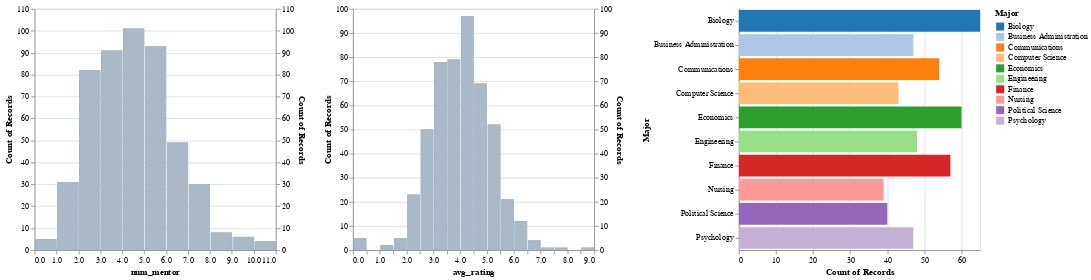

Notebook source saved alongside this figure:
### Code cell
#Interactive Altair visualization
#display histograms of data,sliced by a given attribute

#first, create a filter
major_filter=alt.selection_multi(fields=["Major"])
major_chart=alt.Chart().mark_bar().encode(
    x="count()",
    y=alt.Y("Major:N"),
    color=alt.condition(major_filter,
                        alt.Color("Major:N",scale=alt.Scale(scheme='category20')),
                        alt.value("lightgray"))
).properties(width=300,height=300,selection=major_filter)

# A function that generates a histogram of filtered data.
def filtered_hist(field, label, filter):
  """Creates a layered chart of histograms.
  The first layer (light gray) contains the histogram of the full data, and the
  second contains the histogram of the filtered data.
  Args:
    field: the field for which to generate the histogram.
    label: String label of the histogram.
    filter: an alt.Selection object to be used to filter the data.
  """
  base = alt.Chart().mark_bar().encode(
      x=alt.X(field, bin=alt.Bin(maxbins=20), title=label),
      y="count()").properties(width=300)
  return alt.layer(
      base.transform_filter(filter),
      base.encode(color=alt.value('lightgray'), opacity=alt.value(.7)),
  ).resolve_scale(y='independent')

# Create a chart for the count, and one for the mean.
alt.hconcat(
    filtered_hist('num_mentor', 'num_mentor', major_filter),
    filtered_hist('avg_rating', 'avg_rating', major_filter),
    major_chart,
    data=df_mentee)

### Figure 1 — Vega-Lite specification as saved in the notebook (floating-point values rounded to 4 significant figures; data arrays with more than 128 entries replaced by an {"elided": "..."} marker saying what was removed)
{"config": {"view": {"continuousWidth": 400, "continuousHeight": 300}}, "hconcat": [{"layer": [{"mark": "bar", "encoding": {"x": {"bin": {"maxbins": 20}, "field": "num_mentor", "title": "num_mentor", "type": "quantitative"}, "y": {"aggregate": "count", "type": "quantitative"}}, "transform": [{"filter": {"selection": "selector001"}}], "width": 300}, {"mark": "bar", "encoding": {"color": {"value": "lightgray"}, "opacity": {"value": 0.7}, "x": {"bin": {"maxbins": 20}, "field": "num_mentor", "title": "num_mentor", "type": "quantitative"}, "y": {"aggregate": "count", "type": "quantitative"}}, "width": 300}], "resolve": {"scale": {"y": "independent"}}}, {"layer": [{"mark": "bar", "encoding": {"x": {"bin": {"maxbins": 20}, "field": "avg_rating", "title": "avg_rating", "type": "quantitative"}, "y": {"aggregate": "count", "type": "quantitative"}}, "transform": [{"filter": {"selection": "selector001"}}], "width": 300}, {"mark": "bar", "encoding": {"color": {"value": "lightgray"}, "opacity": {"value": 0.7}, "x": {"bin": {"maxbins": 20}, "field": "avg_rating", "title": "avg_rating", "type": "quantitative"}, "y": {"aggregate": "count", "type": "quantitative"}}, "width": 300}], "resolve": {"scale": {"y": "independent"}}}, {"mark": "bar", "encoding": {"color": {"condition": {"field": "Major", "scale": {"scheme": "category20"}, "type": "nominal", "selection": "selector001"}, "value": "lightgray"}, "x": {"aggregate": "count", "type": "quantitative"}, "y": {"field": "Major", "type": "nominal"}}, "height": 300, "selection": {"selector001": {"type": "multi", "fields": ["Major"]}}, "width": 300}], "data": {"name": "data-7b5042d3ab39f484c732dc6b7372f2f0"}, "$schema": "https://vega.github.io/schema/vega-lite/v4.17.0.json", "datasets": {"data-7b5042d3ab39f484c732dc6b7372f2f0": {"elided": "500 records"}}}
